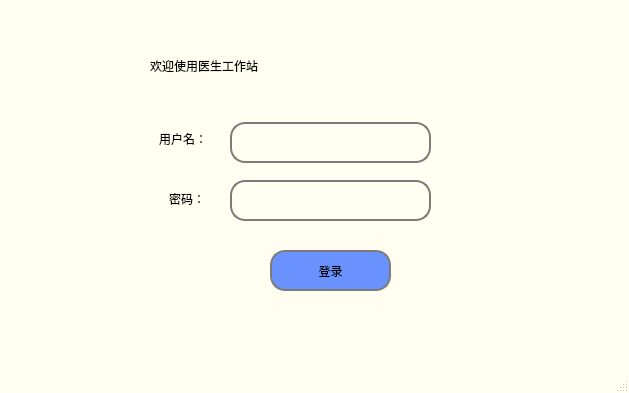
<?xml version="1.0" encoding="UTF-8"?>
<ui version="4.0">
 <class>LinMainWindow</class>
 <widget class="QMainWindow" name="LinMainWindow">
  <property name="geometry">
   <rect>
    <x>0</x>
    <y>0</y>
    <width>629</width>
    <height>393</height>
   </rect>
  </property>
  <property name="windowTitle">
   <string>MainWindow</string>
  </property>
  <property name="styleSheet">
   <string notr="true">QMainWindow{
	background-color: rgb(255, 254, 240);
	border-image: url(:/new/prefix1/back.jpg);
}
 
QLineEdit{
 
	border:2px solid#7b7b7b;
	border-radius:15px;
	background-color:#fffef0
}
 
QPushButton{
	border:2px solid#7b7b7b;
	border-radius:15px;
	background-color:#6a92ff;
	font: 75 14pt &quot;Arial&quot;;
}
 
QPushButton:hover{
	background-color:#aa92ff
}
QPushButton:pressed{
	background-color:#FF90ff
}</string>
  </property>
  <widget class="QWidget" name="centralwidget">
   <widget class="QLabel" name="label">
    <property name="geometry">
     <rect>
      <x>150</x>
      <y>30</y>
      <width>341</width>
      <height>71</height>
     </rect>
    </property>
    <property name="styleSheet">
     <string notr="true">font: 22pt &quot;Arial&quot;;
</string>
    </property>
    <property name="text">
     <string>欢迎使用医生工作站</string>
    </property>
   </widget>
   <widget class="QLineEdit" name="lineEdit">
    <property name="geometry">
     <rect>
      <x>230</x>
      <y>180</y>
      <width>201</width>
      <height>41</height>
     </rect>
    </property>
    <property name="text">
     <string/>
    </property>
    <property name="echoMode">
     <enum>QLineEdit::Password</enum>
    </property>
   </widget>
   <widget class="QLabel" name="label_2">
    <property name="geometry">
     <rect>
      <x>159</x>
      <y>131</y>
      <width>61</width>
      <height>16</height>
     </rect>
    </property>
    <property name="styleSheet">
     <string notr="true">font: 11pt &quot;楷体&quot;;
</string>
    </property>
    <property name="text">
     <string>用户名：</string>
    </property>
   </widget>
   <widget class="QLabel" name="label_3">
    <property name="geometry">
     <rect>
      <x>169</x>
      <y>191</y>
      <width>51</width>
      <height>16</height>
     </rect>
    </property>
    <property name="styleSheet">
     <string notr="true">font: 11pt &quot;楷体&quot;;</string>
    </property>
    <property name="text">
     <string>密码：</string>
    </property>
   </widget>
   <widget class="QPushButton" name="pushButton">
    <property name="geometry">
     <rect>
      <x>270</x>
      <y>250</y>
      <width>121</width>
      <height>41</height>
     </rect>
    </property>
    <property name="text">
     <string>登录</string>
    </property>
   </widget>
   <widget class="QLabel" name="label_4">
    <property name="geometry">
     <rect>
      <x>0</x>
      <y>0</y>
      <width>631</width>
      <height>361</height>
     </rect>
    </property>
    <property name="styleSheet">
     <string notr="true"/>
    </property>
    <property name="text">
     <string/>
    </property>
   </widget>
   <widget class="QLineEdit" name="lineEdit_2">
    <property name="geometry">
     <rect>
      <x>230</x>
      <y>122</y>
      <width>201</width>
      <height>41</height>
     </rect>
    </property>
   </widget>
   <zorder>label_4</zorder>
   <zorder>label</zorder>
   <zorder>lineEdit</zorder>
   <zorder>lineEdit_2</zorder>
   <zorder>label_2</zorder>
   <zorder>label_3</zorder>
   <zorder>pushButton</zorder>
  </widget>
  <widget class="QMenuBar" name="menubar">
   <property name="geometry">
    <rect>
     <x>0</x>
     <y>0</y>
     <width>629</width>
     <height>26</height>
    </rect>
   </property>
  </widget>
  <widget class="QStatusBar" name="statusbar"/>
 </widget>
 <resources/>
 <connections/>
</ui>
